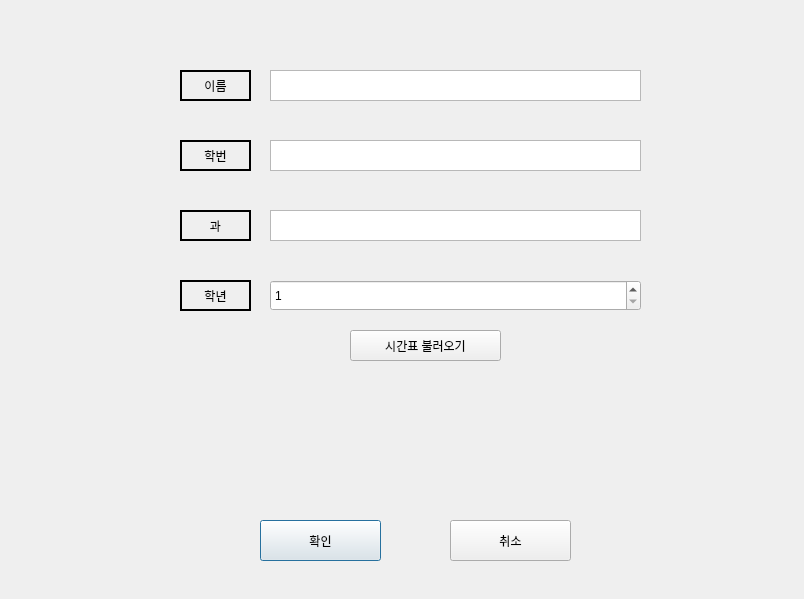
<?xml version="1.0" encoding="UTF-8"?>
<ui version="4.0">
 <class>SSG</class>
 <widget class="QDialog" name="SSG">
  <property name="geometry">
   <rect>
    <x>0</x>
    <y>0</y>
    <width>804</width>
    <height>599</height>
   </rect>
  </property>
  <property name="windowTitle">
   <string>Dialog</string>
  </property>
  <widget class="QLabel" name="name">
   <property name="geometry">
    <rect>
     <x>180</x>
     <y>70</y>
     <width>71</width>
     <height>31</height>
    </rect>
   </property>
   <property name="frameShape">
    <enum>QFrame::Box</enum>
   </property>
   <property name="lineWidth">
    <number>2</number>
   </property>
   <property name="midLineWidth">
    <number>2</number>
   </property>
   <property name="text">
    <string>이름</string>
   </property>
   <property name="alignment">
    <set>Qt::AlignCenter</set>
   </property>
  </widget>
  <widget class="QTextEdit" name="textEdit">
   <property name="geometry">
    <rect>
     <x>270</x>
     <y>70</y>
     <width>371</width>
     <height>31</height>
    </rect>
   </property>
  </widget>
  <widget class="QTextEdit" name="textEdit_2">
   <property name="geometry">
    <rect>
     <x>270</x>
     <y>140</y>
     <width>371</width>
     <height>31</height>
    </rect>
   </property>
  </widget>
  <widget class="QLabel" name="id">
   <property name="geometry">
    <rect>
     <x>180</x>
     <y>140</y>
     <width>71</width>
     <height>31</height>
    </rect>
   </property>
   <property name="frameShape">
    <enum>QFrame::Box</enum>
   </property>
   <property name="lineWidth">
    <number>2</number>
   </property>
   <property name="midLineWidth">
    <number>2</number>
   </property>
   <property name="text">
    <string>학번</string>
   </property>
   <property name="alignment">
    <set>Qt::AlignCenter</set>
   </property>
  </widget>
  <widget class="QTextEdit" name="textEdit_3">
   <property name="geometry">
    <rect>
     <x>270</x>
     <y>210</y>
     <width>371</width>
     <height>31</height>
    </rect>
   </property>
  </widget>
  <widget class="QLabel" name="major">
   <property name="geometry">
    <rect>
     <x>180</x>
     <y>210</y>
     <width>71</width>
     <height>31</height>
    </rect>
   </property>
   <property name="frameShape">
    <enum>QFrame::Box</enum>
   </property>
   <property name="lineWidth">
    <number>2</number>
   </property>
   <property name="midLineWidth">
    <number>2</number>
   </property>
   <property name="text">
    <string>과</string>
   </property>
   <property name="alignment">
    <set>Qt::AlignCenter</set>
   </property>
  </widget>
  <widget class="QLabel" name="grade">
   <property name="geometry">
    <rect>
     <x>180</x>
     <y>280</y>
     <width>71</width>
     <height>31</height>
    </rect>
   </property>
   <property name="frameShape">
    <enum>QFrame::Box</enum>
   </property>
   <property name="lineWidth">
    <number>2</number>
   </property>
   <property name="midLineWidth">
    <number>2</number>
   </property>
   <property name="text">
    <string>학년</string>
   </property>
   <property name="alignment">
    <set>Qt::AlignCenter</set>
   </property>
  </widget>
  <widget class="QPushButton" name="start_btn">
   <property name="geometry">
    <rect>
     <x>260</x>
     <y>520</y>
     <width>121</width>
     <height>41</height>
    </rect>
   </property>
   <property name="text">
    <string>확인</string>
   </property>
  </widget>
  <widget class="QPushButton" name="time_btn">
   <property name="geometry">
    <rect>
     <x>350</x>
     <y>330</y>
     <width>151</width>
     <height>31</height>
    </rect>
   </property>
   <property name="text">
    <string>시간표 불러오기</string>
   </property>
  </widget>
  <widget class="QPushButton" name="cancel_btn">
   <property name="geometry">
    <rect>
     <x>450</x>
     <y>520</y>
     <width>121</width>
     <height>41</height>
    </rect>
   </property>
   <property name="text">
    <string>취소</string>
   </property>
  </widget>
  <widget class="QLabel" name="image_label">
   <property name="geometry">
    <rect>
     <x>330</x>
     <y>380</y>
     <width>201</width>
     <height>111</height>
    </rect>
   </property>
   <property name="text">
    <string/>
   </property>
  </widget>
  <widget class="QSpinBox" name="spinBox">
   <property name="geometry">
    <rect>
     <x>270</x>
     <y>280</y>
     <width>371</width>
     <height>31</height>
    </rect>
   </property>
   <property name="minimum">
    <number>1</number>
   </property>
   <property name="maximum">
    <number>4</number>
   </property>
  </widget>
  <zorder>textEdit</zorder>
  <zorder>name</zorder>
  <zorder>textEdit_2</zorder>
  <zorder>id</zorder>
  <zorder>textEdit_3</zorder>
  <zorder>major</zorder>
  <zorder>grade</zorder>
  <zorder>start_btn</zorder>
  <zorder>time_btn</zorder>
  <zorder>cancel_btn</zorder>
  <zorder>image_label</zorder>
  <zorder>spinBox</zorder>
 </widget>
 <resources/>
 <connections/>
</ui>
